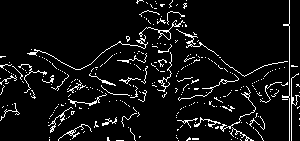
#> input picture contours_rect1.png, 300 x 141 px
$ python radio_process.py
#> lines starting #> are read from the running program, lines starting #| are printed output that depends on the picture; after the words box and inside, x2 and y2 are one past the last pixel; in counts of white or black regions, pixels touching at a corner belong together
import cv2 as cv
import numpy as np
import matplotlib.pyplot as plt
from radio_utils import *

# [104 lines of commented-out code are left out]

img1 = cv.imread("contours_rect1.png")
#> img1 is the input picture: shape (141, 300, 3); values 0 (black) and 254 (white), 7% white in thin lines or dots
img2 = cv.imread("contours_rect2.png")
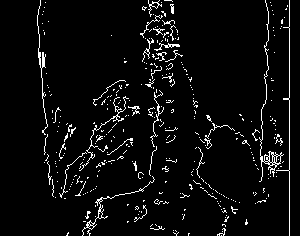
#> input picture contours_rect2.png, 300 x 236 px
#> img2 is the input picture: shape (236, 300, 3); values 0 (black) and 254 (white), 4.8% white in thin lines or dots, all inside (x1, y1, x2, y2) = (37, 0, 290, 236)
img3 = cv.imread("contours_rect3.png")
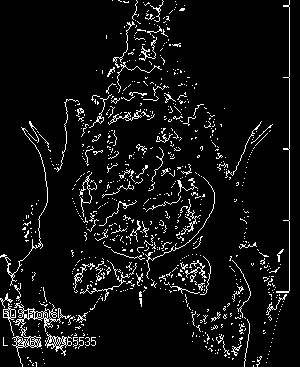
#> input picture contours_rect3.png, 300 x 367 px
#> img3 is the input picture: shape (367, 300, 3); values 0 (black) and 254 (white), 6.6% white in thin lines or dots

img = np.concatenate([img1,img2,img3],axis=0)
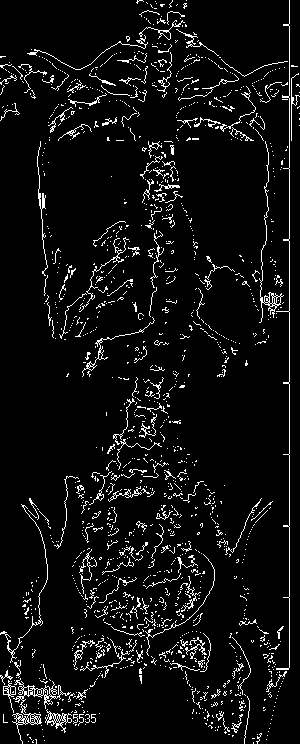
#> img: shape (744, 300, 3); values 0 (black) and 254 (white), 6.1% white in thin lines or dots
plt.imshow(img)
cv.imwrite("contours.png",img)


plt.show()
